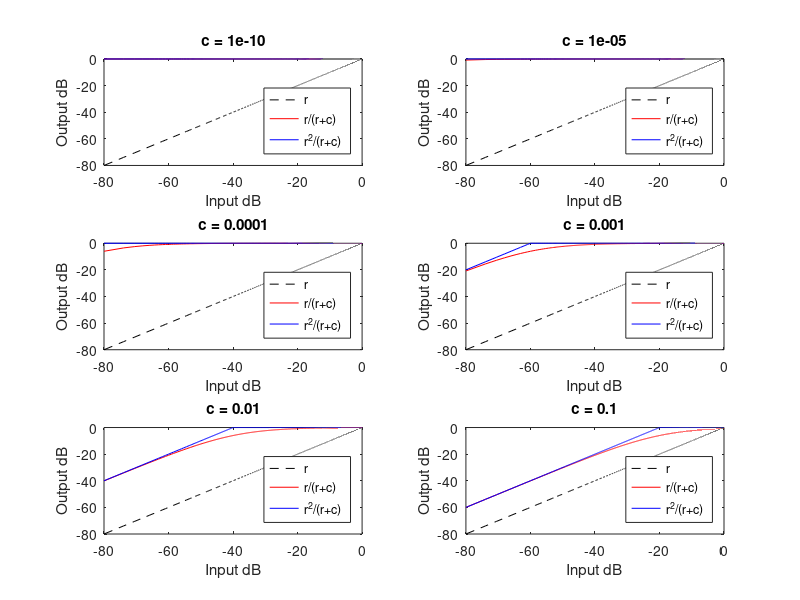

This figure's MATLAB source:
close all;
clear all;
clc;

r = [0:0.0001:1];
coeffs = [1e-10 1e-5 1e-4 1e-3 1e-2 1e-1];
n = length(coeffs);

for i = 1:n
    
    c = coeffs(i);

    % Noise gate 1
    f1 = @(r, c) r ./ (r + c);
    r1 = f1(r, c);

    % Noise gate 2
    f2 = @(r, c) r ./ max(r,c); % (r.^2) ./ (r + c);
    r2 = f2(r, c);
    
    % Calc results
    
    r2db = @(r) 20*log10(r);

    rdb = r2db(r);
    rdb1 = r2db(r1);
    rdb2 = r2db(r2);
    
    % Plot results I
    
    subplot(3,2,i);
    plot(rdb, rdb, 'k--', rdb, rdb1, 'r', rdb, rdb2, 'b');
    legend('r', 'r/(r+c)', 'r^2/(r+c)', 'Location', 'SouthEast');
    xlabel('Input dB');
    ylabel('Output dB');
    title(['c = ' num2str(c)]);
    
    % Plot results II
    
%     rdb1 = (rdb1 - max(rdb1));
%     rdb2 = (rdb2 - max(rdb2));

%     subplot(3,2,i);
%     plot(rdb, rdb1, 'r', rdb, rdb2, 'b');
%     legend('r/(r+c)', 'r^2/(r+c)', 'Location', 'SouthEast');
%     xlabel('Input dB');
%     ylabel('\Delta Output dB');
%     title(['c = ' num2str(c)]);

end